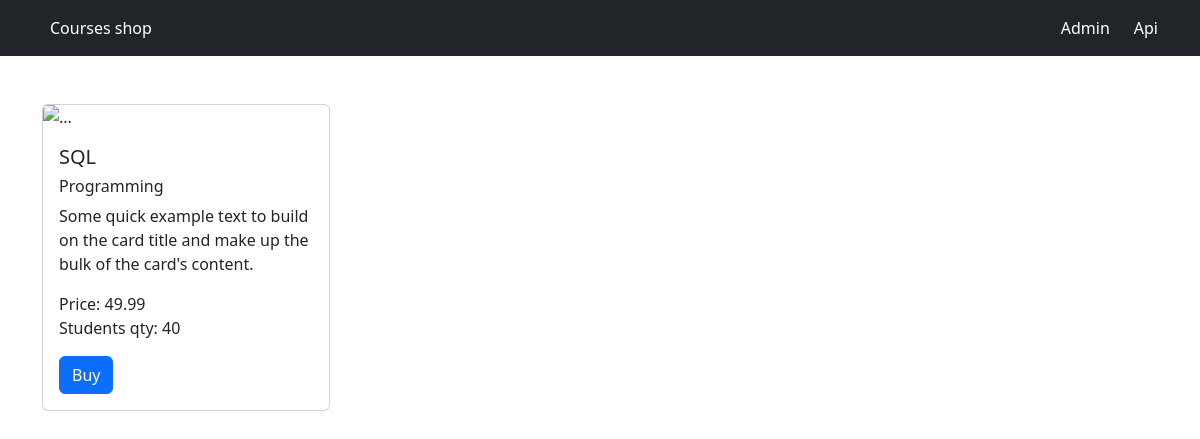
/7, run on the app's committed database.
### shop/models.py (models this page shows, shortened)
class Course(models.Model):
    title = models.CharField(max_length=300)
    price = models.DecimalField(max_digits=5, decimal_places=2)
    students_qty = models.PositiveIntegerField(default=0)
    reviews_qty = models.PositiveIntegerField(default=0)
    category = models.ForeignKey(Category, on_delete=models.CASCADE)
    created_at = models.DateTimeField(auto_now_add=True)

class Category(models.Model):
    title = models.CharField(max_length=255)
    created_at = models.DateTimeField(auto_now_add=True)
    def __str__(self):
        return self.title

### shop/views.py (the view)
# urls.py: path('<int:course_id>', views.course, name='course'),
def course(request, course_id):
    course = get_object_or_404(Course, id=course_id)
    return render(request, 'course.html', {'course': course})

### shop/templates/course.html (shortened to what this page needs)
{% extends 'default.html' %}
{% block content %}
    <div class="card" style="width: 18rem;">
        <img src="..." class="card-img-top" alt="...">
        <div class="card-body">
            <h5 class="card-title">{{ course.title }}</h5>
            <h6> {{ course.category }}</h6>
            <p class="card-text">Some quick example text to build on the card title and make up the bulk of the card's
                content.</p>
            <p>
                Price: {{ course.price }} <br>
                Students qty: {{ course.students_qty }}
            </p>
            <a href="#" class="btn btn-primary">Buy</a>
        </div>
    </div>
{% endblock %}

### data on the page
Course: title "SQL", category "Programming", price "49.99", students_qty "40"
